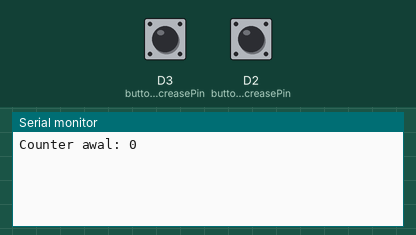
Recording of a sketch running on a simulated ESP8266 (NodeMCU). On the bench: the last lines printed to the serial monitor. The test bench sets the inputs (shaded band); at power-on: D2 (buttonIncreasePin) HIGH, D3 (buttonDecreasePin) HIGH.

Above: at 1.2 s.
1.3 s: D2 (buttonIncreasePin) pulled LOW for 0.15 s
At 2.2 s:
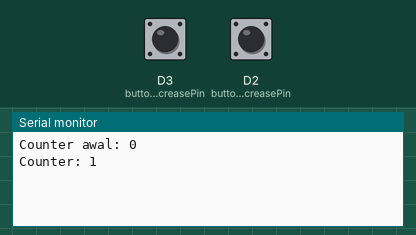
2.9 s: D3 (buttonDecreasePin) pulled LOW for 0.15 s
At 3.4 s:
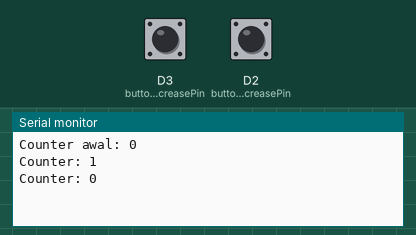
4.5 s: D2 (buttonIncreasePin) pulled LOW for 1 s
At 6.5 s:
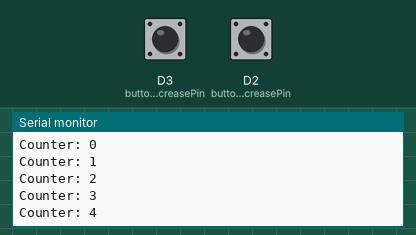
Timing chart, 0 to 8.0 s (numbered marks = the images above; inputs shaded):
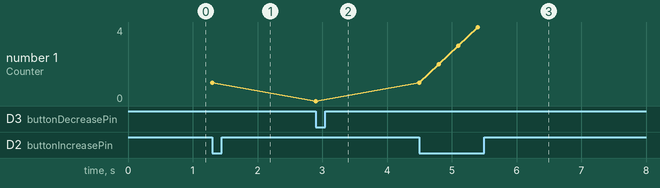

Measured:
- after the input at 1.3 s, the serial monitor: prints a new line at once (image 1)
- after the input at 2.9 s, the serial monitor: prints a new line at once (image 2)
- after the input at 4.5 s, the serial monitor: prints a new line at once (image 3)
- plotted number 1: 0 → 4 after the input at 4.5 s

The sketch:

6_counter.ino
```cpp
const int buttonIncreasePin = D2; // Pin untuk tombol tambah (D2)
const int buttonDecreasePin = D3; // Pin untuk tombol kurang (D3)

int counterValue = 0; // Inisialisasi nilai counter

void setup() {
  pinMode(buttonIncreasePin, INPUT_PULLUP); // Tombol tambah dengan internal pull-up
  pinMode(buttonDecreasePin, INPUT_PULLUP); // Tombol kurang dengan internal pull-up
  Serial.begin(115200); // Mulai komunikasi serial dengan baud rate 115200
  Serial.print("Counter awal: "); // Menampilkan nilai awal counter
  Serial.println(counterValue);
}

void loop() {
  // Baca status tombol tambah
  if (digitalRead(buttonIncreasePin) == LOW) {
    if (counterValue < 10) { // Cek apakah nilai counter < 10
      counterValue++; // Tambah nilai counter
      Serial.print("Counter: "); // Kirim nilai counter ke Serial Monitor
      Serial.println(counterValue);
    }
    delay(300); // Jeda untuk debouncing
  }

  // Baca status tombol kurang
  if (digitalRead(buttonDecreasePin) == LOW) {
    if (counterValue > 0) { // Cek apakah nilai counter > 0
      counterValue--; // Kurangi nilai counter
      Serial.print("Counter: "); // Kirim nilai counter ke Serial Monitor
      Serial.println(counterValue);
    }
    delay(300); // Jeda untuk debouncing
  }
}
```
